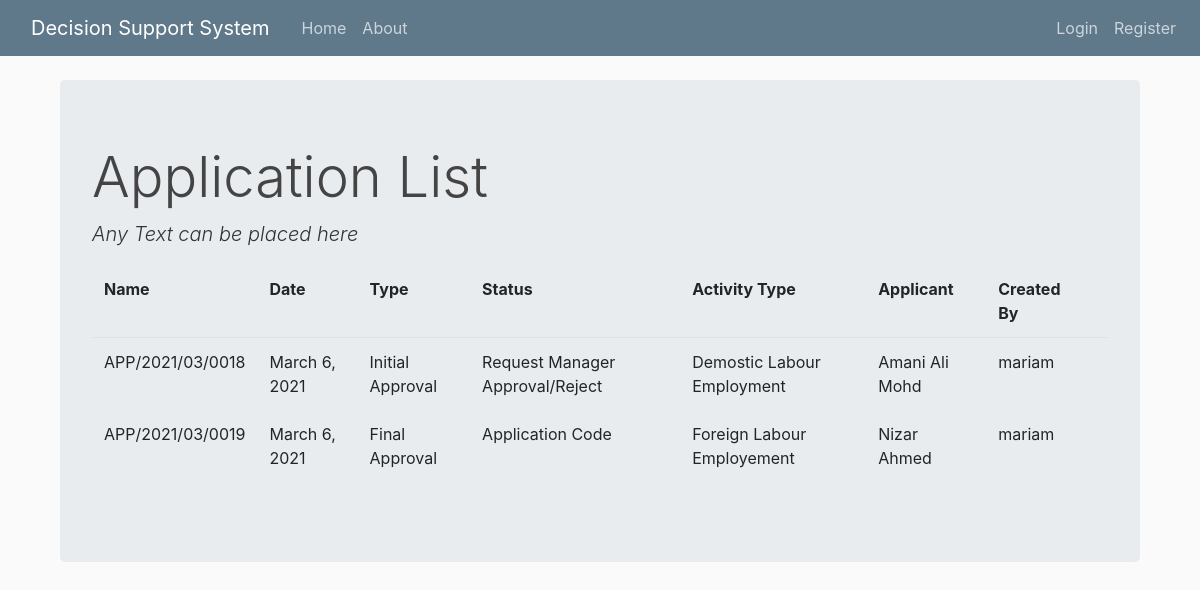
The app's page /application/list/, older data.
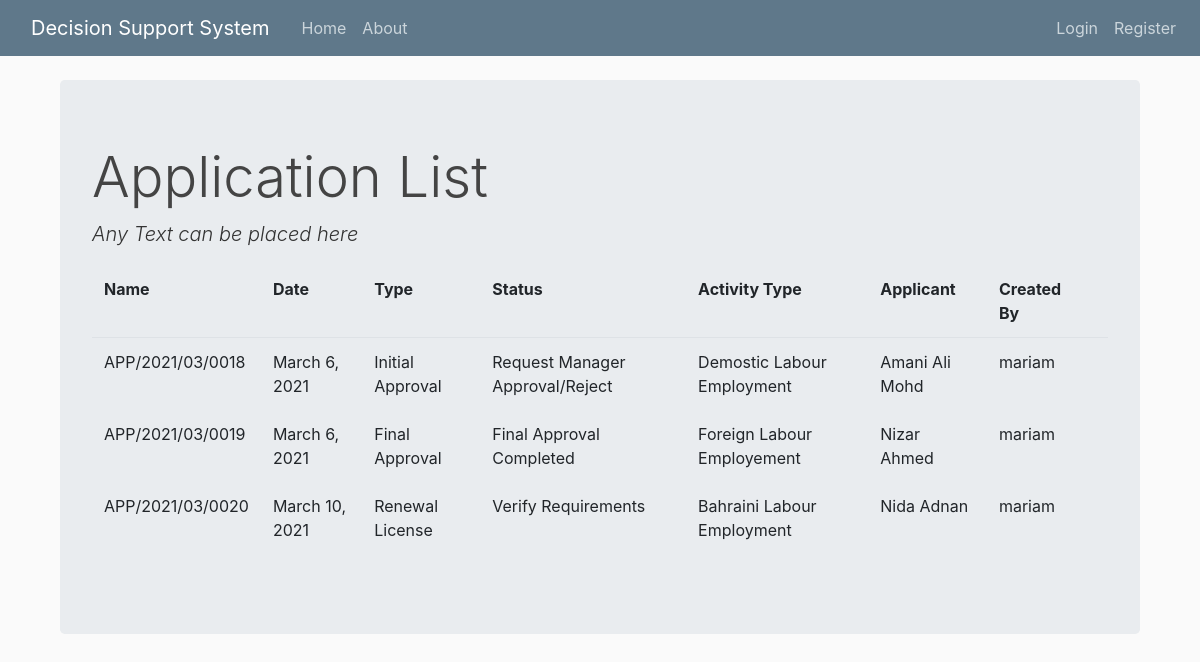
The same page, newer data.
### app/models.py (models this page shows, shortened)
class Application(models.Model):
    activity_type_list = (
        ('demostic', 'Demostic Labour Employment'),
        ('foreign', 'Foreign Labour Employement'),
        ('local', 'Bahraini Labour Employment')
    )
    financial_guarantee_list = (
        ('manager_cheque', 'Manager Cheque'),
        ('bank_guarantee', 'Bank Guarantee')
    )
    intial_approval_list = (
        ('approve', 'Approve'),
        ('reject', 'Reject')
    )
    app_type_list = (
        ('initial','Initial Approval'),
        ('final','Final Approval'),
        ('renew','Renewal License'),
        ('cancel','Cancel License')
    )
    app_no = models.CharField(_("Application No"), max_length=50, default='Draft Application')
    app_date = models.DateField(_("Application Date"), default=datetime.date.today)
    app_type = models.CharField(_("Application Type"), max_length=50, choices=app_type_list)
    app_status_index = models.IntegerField(_("Status No"), default=0)
    app_current_status = models.CharField(_("Status"), max_length=50, default='Draft')
    app_next_status = models.CharField(_("Status"), max_length=50, default='Draft')
    activty_type = models.CharField(_("Activity Type"), max_length=50, choices=activity_type_list)
    staff_comments = models.TextField(_("Comments"), blank=True)
    manager_comments = models.TextField(_("Manager Comments"), blank=True)
    approval = models.CharField(_("Manager Decision"), max_length=50, choices=intial_approval_list, blank=True)
    financial_guarantee = models.CharField(_("Financial Guarantee"), max_length=50, choices=financial_guarantee_list, blank=True)
    financial_guarantee_expiry_date = models.DateField(_("Financial Guarantee Expiry Date"), null=True, blank=True)
    cr = models.CharField(_("CR No"), max_length=50, blank=True)
    cr_reg_date = models.DateField(_("Registration Date"), null=True, blank=True)
    full_en_name = models.CharField(_("Commercial Eng Name"), max_length=250, blank=True)
    license_no = models.CharField(_("License No"), max_length=50, blank=True)
    license_expiry_date = models.DateField(_("License Expiry Date"), null=True, blank=True)
    flat_no = models.IntegerField(_("Flat No"), default=0)
    building_no = models.IntegerField(_("Building No"), default=0)
    road_no = models.IntegerField(_("Road No"), default=0)
    area = models.CharField(_("Area"), max_length=50, blank=True)
    contact1 = models.CharField(_("Phone"), max_length=50, blank=True)
    contact2 = models.CharField(_("Fax"), max_length=50, blank=True)
    email = models.EmailField(_("Email"), max_length=254, blank=True)
    fh_flat_no = models.IntegerField(_("Flat No"), default=0)
    fh_building_no = models.IntegerField(_("Building No"), default=0)
    fh_road_no = models.IntegerField(_("Road No"), default=0)
    fh_area = models.CharField(_("Area"), max_length=50, blank=True)
    fh_contact1 = models.CharField(_("Phone"), max_length=50, blank=True)
    fh_contact2 = models.CharField(_("Fax"), max_length=50, blank=True)
    qsreq = models.IntegerField(_("Uploaded Documents"), default=0)
    qnreq = models.IntegerField(_("Org Required Documents"), default=1)
    dreq = models.FloatField(_("Adequacy of Requirements Level"), default=0)
    qsrec = models.IntegerField(_("Satisfying Recommendations"), default=0)
    qnrec = models.IntegerField(_("All Recommendations"), default=1)
    drec = models.FloatField(_("Adequacy of Recommendations Level"), default=0)
    cr_doc = models.FileField(_("CR Doc"), upload_to='doc_library', max_length=100, null=True, blank=True)
    bank_statement_doc = models.FileField(_("Bank Statement Doc"), upload_to='doc_library', max_length=100, null=True, blank=True)
    lmra_agreement = models.FileField(_("LMRA Agreement"), upload_to='doc_library', max_length=100, null=True, blank=True)
    cert1_doc = models.FileField(_("MOIS Cert"), upload_to='doc_library', max_length=100, null=True, blank=True)
    cert2_doc = models.FileField(_("MOH Cert"), upload_to='doc_library', max_length=100, null=True, blank=True)
    cert3_doc = models.FileField(_("MOL Cert"), upload_to='doc_library', max_length=100, null=True, blank=True)
    cr_rent_doc = models.FileField(_("CR Rental Agreement Doc"), upload_to='doc_library', max_length=100, null=True, blank=True)
    fh_rent_doc = models.FileField(_("Temp FH Rental Agreement Doc"), upload_to='doc_library', max_length=100, null=True, blank=True)
    cr_ewa_bill_doc = models.FileField(_("CR EWA Bill Doc"), upload_to='doc_library', max_length=100, null=True, blank=True)
    fh_ewa_bill_doc = models.FileField(_("Temp FH EWA Bill Doc"), upload_to='doc_library', max_length=100, null=True, blank=True)
    employment_office_receipt = models.FileField(_("Employment Office Receipt"), upload_to='doc_library', max_length=100, null=True, blank=True)
    applicant_id = models.ForeignKey(Applicant, verbose_name=_(""), on_delete=models.CASCADE)
    user_id = models.ForeignKey(User, verbose_name=_(""), on_delete=models.CASCADE)

class Applicant(models.Model):
    gender_list = (
        ('male', 'Male'),
        ('female', 'Female'),
    )
    qualification_list = (
        ('secondary_school', 'Secondary School'),
        ('diploma', 'Diploma'),
        ('bsc', 'BSc'),
        ('high_diploma', 'High Diploma'),
        ('master', 'Master'),
        ('phd', 'PhD'),
    )
    nationality_list = (
        ('none', 'Select your nationality'),
        ('bahraini', 'Bahraini'),
        ('non_bahraini', 'None Bahraini')
    )
    cpr = models.CharField(_("CPR No"), max_length=9)
    cpr_expiry_date = models.DateField(_("CPR Expire Date"), auto_now=False, auto_now_add=False)
    passport_expiry_date = models.DateField(_("Passport Expire Date"), auto_now=False, auto_now_add=False)
    fullname = models.CharField(_("Full Name"), max_length=100)
    nationality =  models.CharField(_("Nationality"), max_length=50, choices=nationality_list, default='none')
    gender = models.CharField(_("Gender"), max_length=10, choices=gender_list)
    qualification = models.CharField(_("Qualification"), max_length=50, choices=qualification_list)
    occupcation = models.CharField(_("Occupation"), max_length=50)
    has_application = models.BooleanField(_("Has Applicatino on process"), default=False)
    flat_no = models.IntegerField(_("Flat No"), default=0)
    building_no = models.IntegerField(_("Building No"), default=0)
    road_no = models.IntegerField(_("Road No"), default=0)
    area = models.CharField(_("Area"), max_length=50, blank=True)
    contact1 = models.CharField(_("Phone"), max_length=50, blank=True)
    contact2 = models.CharField(_("Mobile"), max_length=50, blank=True)
    email = models.EmailField(_("Email"), max_length=254, blank=True)
    user_id = models.ForeignKey(User, verbose_name=_(""), on_delete=models.CASCADE)
    cpr_doc = models.FileField(_("CPR Doc"), upload_to='doc_library', max_length=100)
    passport_doc = models.FileField(_("Passport Doc"), upload_to='doc_library', max_length=100)
    behavior_cert_doc = models.FileField(_("Behavior Certificate Doc"), upload_to='doc_library', max_length=100)
    bank_statement_doc = models.FileField(_("Bank Statement Doc"), upload_to='doc_library', max_length=100)
    is_10000_exist = models.BooleanField(_("Is 10000 BD exist in Applicant Bank Statement"), default=False)

### app/views.py (the view)
# urls.py: path('application/list/',views.application_list,name='application_list'),
def application_list(request):
    context = {'application_list': Application.objects.all()}
    return render(request, "app/application_list.html", context)

### app/templates/app/application_list.html (shortened to what this page needs)
{% extends "app/base.html" %}
{% block content %}
<h1 class="display-4">Application List</h1>
<p class="lead font-italic">Any Text can be placed here</p>
<table class="table table-borderless">
    <thead class="border-bottom font-weight-bold">
        <tr>
            <td>Name</td>
            <td>Date</td>
            <td>Type</td>
            <td>Status</td>
            <td>Activity Type</td>
            <td>Applicant</td>
            <td>Created By</td>
            <td>
            </td>
        </tr>
    </thead>
    <tbody>
        {% for application in application_list %}
            <tr>
                <td>{{application.app_no}}</td>
                <td>{{application.app_date}}</td>
                <td>{{application.get_app_type_display}}</td>
                <td>{{application.app_current_status}}</td>
                <td>{{application.get_activty_type_display}}</td>
                <td>{{application.applicant_id.fullname}}</td>
                <td>{{application.user_id.username}}</td>
                <td>
                </td>
            </tr>
        {% endfor %}
    </tbody>
</table>
{% endblock content %}

Row changes from the older to the newer data that the page shows:
changed Application "Final Approval": app_current_status "Application Code" → "Final Approval Completed"
added Application: app_no "APP/2021/03/0020", app_date "March 10, 2021", app_type "Renewal License", app_current_status "Verify Requirements", activty_type "Bahraini Labour Employment", applicant_id.fullname "Nida Adnan", user_id.username "mariam"
